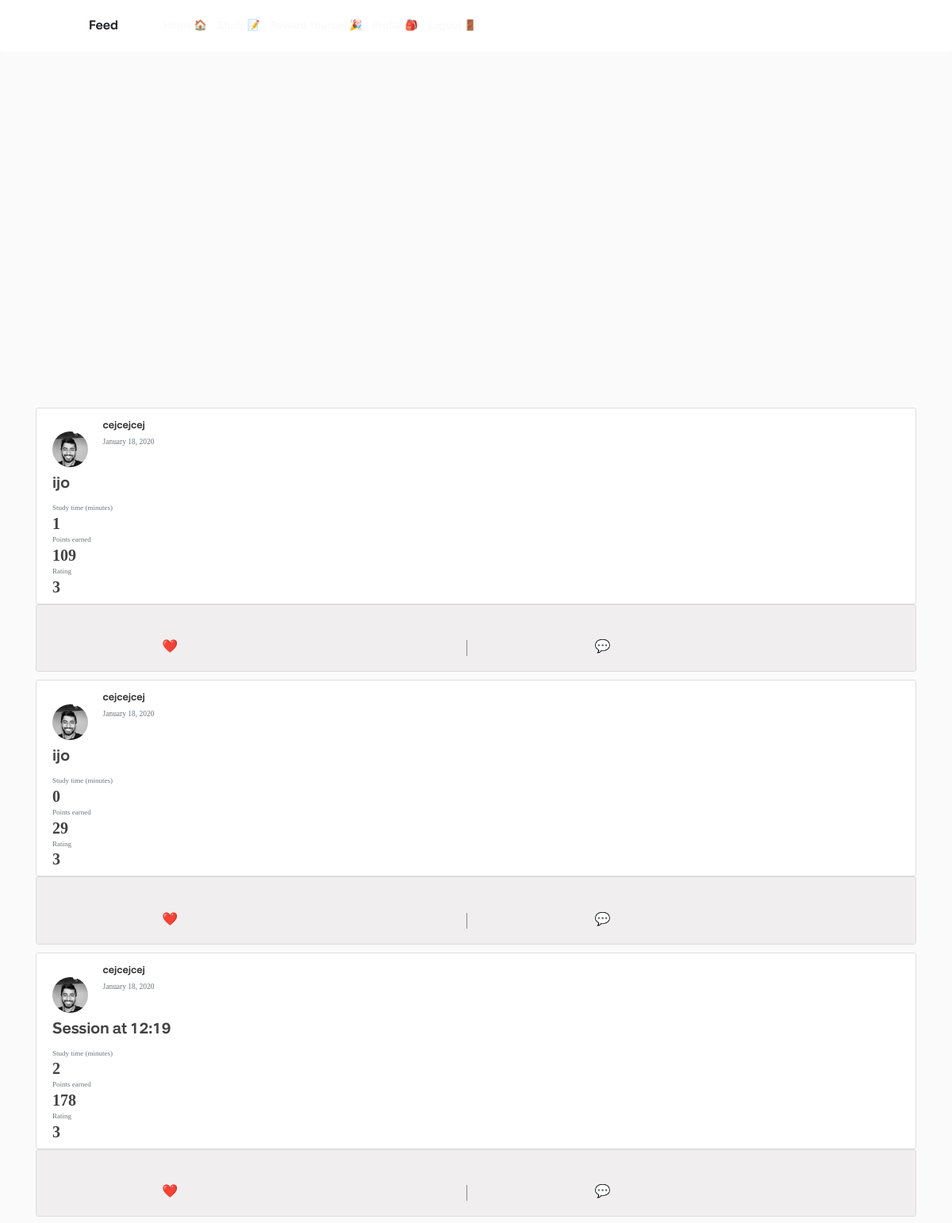
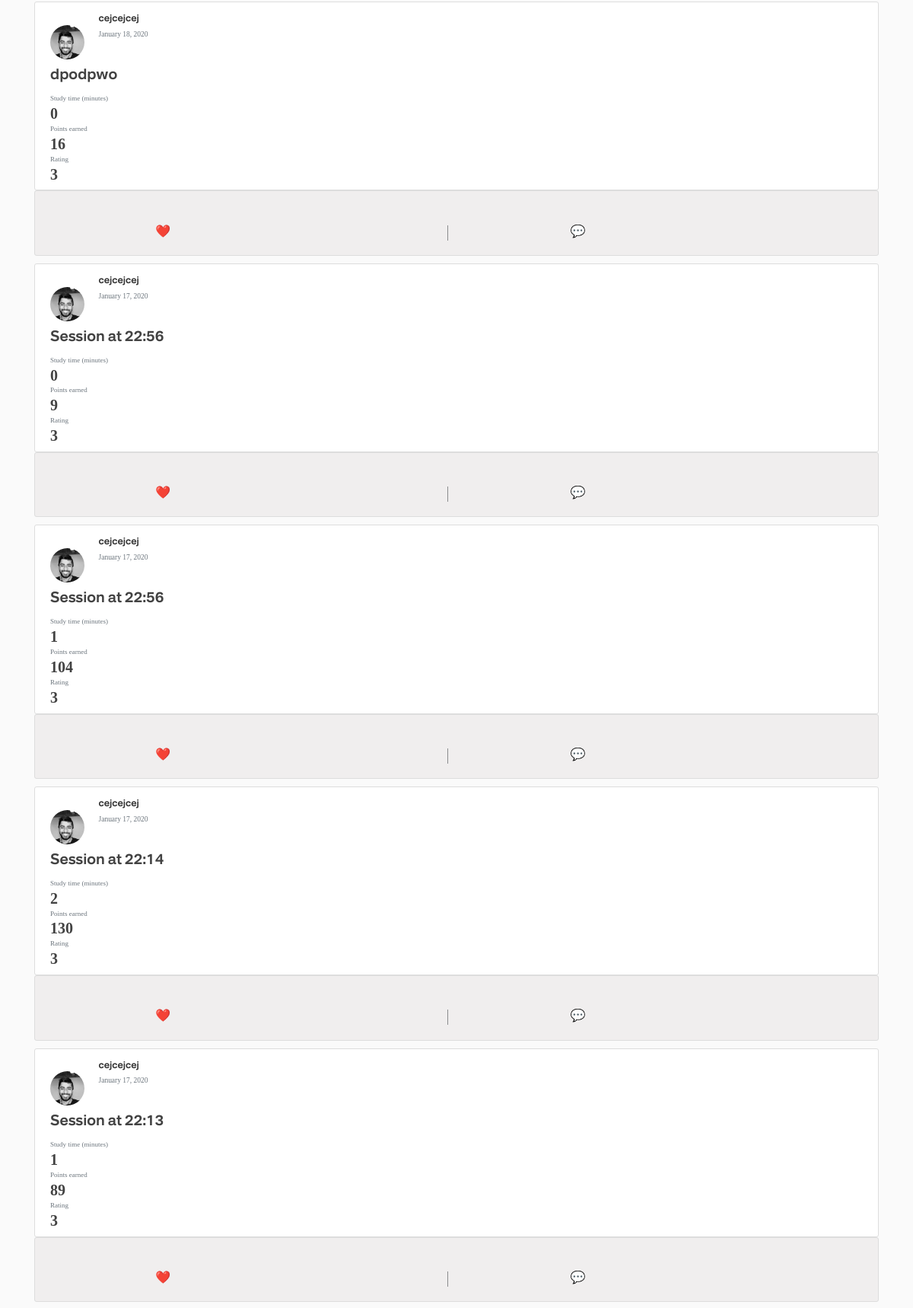
Screenshot of /rewards/purchase_rewards_100/ (signed in, upper part) with the database file from the repository (2 pictures, top to bottom).
### blog/models.py (models this page shows, shortened)
class Post(models.Model):
    objects = models.Manager()
    title = "title"
    time_studied = models.IntegerField(default=0)
    points_earned = models.IntegerField(default=20)
    date_posted = models.DateTimeField(default=timezone.now)
    author = models.ForeignKey(User, on_delete=models.CASCADE)
    user_description = models.CharField(
        default="", max_length=40
    )

### users/models.py (models this page shows, shortened)
class Profile(models.Model):
    user = models.OneToOneField(User, on_delete=models.CASCADE)
    profile_pictures = [
        "asian_student.jpeg",
        "black_and_white_photo.jpg",
        "college_student.jpeg",
        "girl_looking_sideways.jpg",
        "nerdy_guy.jpg",
        "science_student.jpeg",
        "student_sitting_on_grass.jpg",
    ]
    for i in range(len(profile_pictures)):
        profile_pictures[i] = "potential_pics/" + profile_pictures[i]
    image = models.ImageField(
        default=random.choice(profile_pictures), upload_to="profile_pics"
    )
    wallet_points = models.BigIntegerField(default=0)
    university = models.CharField(default="", max_length=35)
    subject = models.CharField(default="", max_length=35)
    def save(self, *args, **kwargs):
        super().save(*args, **kwargs)
        img = Image.open(self.image.path)
        if img.height > 300 or img.width > 300:
            output_size = (300, 300)
            img.thumbnail(output_size)
            img.save(self.image.path)

### blog/views.py (the view)
# urls.py: path('rewards/purchase_rewards_100/', views.purchase_rewards_100, name='blog-purchase_rewards-100'),
def purchase_rewards_100(request):
    profile = request.user.profile
    profile.wallet_points = request.user.profile.wallet_points - 10
    profile.save()
    return home(request)

### blog/views.py (called while the page is built)
def home(request):
    context = {"posts": Post.objects.all().order_by("-date_posted")}
    return render(request, "blog/home.html", context)

### blog/templates/blog/home.html (shortened to what this page needs)
{% extends "blog/base.html" %}
{% block content %}
<head>
</head>
{% for post in posts %}
<article class="media content-section">
  <div style="inline-block;"> <img class="rounded-circle article-img" src="{{ post.author.profile.image.url }}">
    <div style="display:inline-block;">
      <div class="media-body">
        <div class="article-metadata" <small style="font-weight:600" class="text-muted">
          {{request.session.first_name}}</small></br>
          <small class="text-muted">{{ post.date_posted|date:"F d, Y" }}</small>
        </div>
      </div>
    </div>
    <div class="media-body">
      <h2 style="font-size:20px;font-weight:600;"><a class="article-title"
          href="{% url 'post-detail' post.id %}">{{ post.user_description }}</a></h2>
      <div>
        <div class="feednotes" id="feednote">
          <p class="text-muted"> Study time (minutes)</p>
          <p style="font-weight:600;font-size:20px;" class="article-content">{{ post.time_studied }}</p>
        </div style="margin-left:">
        <div class="feednotes" id="feednote">
          <p class="text-muted"> Points earned </p>
          <p style="font-weight:600;font-size:20px;" class="article-content">{{ post.points_earned }}</p>
        </div>
        <div style="border-width:0" class="feednotes" id="feednote">
          <p class="text-muted">Rating</p>
          <p style="font-weight:600;font-size:20px;" class="article-content">3</p>
        </div>
      </div>
    </div>
</article>
<div id="likebox" style="margin-top:0px;padding-top:0px;" class="media content-section likebox">
  <div style="width:100%;padding-top:4%;">
    <div class="feednotes likes">
      &nbsp&#10084;&#65039;
    </div>
    <div class="feednotes likes" style="border-width:0px;">
      &nbsp;&#x1F4AC;
    </div>
  </div>
</div>
{% endfor %}
{% endblock content %}

### static/blog/base/main1.css (style rules this page uses)
body { background: #fafafa; color: #333333; }
h1, h2, h3, h4, h5, h6 { color: #444444; }
.content-section { background: #ffffff; padding: 10px 20px; border: 1px solid #dddddd; border-radius: 3px; }
#likebox { background-color:#eae7e79e; margin-top:0px; padding-top:0px; height: 0.157%; padding: 0px; }
.article-title { color: #424242; font-family: comment; }
.article-content { white-space: pre-line; color: #424242; font-family: number; }
.article-img { height: 45px; width: 45px; margin-right: 16px; }
.article-metadata { padding-bottom: 1px; margin-bottom: 4px; margin-top: 2px; }

### static/blog/Timer/timernew.css (style rules this page uses)
body { background: #fafafa; color: #333333; margin-top: 5rem; }

### rows the page displays
Post: author.profile.image (picture), session.first_name "cejcejcej", date_posted "January 18, 2020", user_description "ijo", time_studied "1", points_earned "109"
Post: author.profile.image (picture), session.first_name "cejcejcej", date_posted "January 18, 2020", user_description "ijo", time_studied "0", points_earned "29"
Post: author.profile.image (picture), session.first_name "cejcejcej", date_posted "January 18, 2020", user_description "Session at 12:19", time_studied "2", points_earned "178"
Post: author.profile.image (picture), session.first_name "cejcejcej", date_posted "January 18, 2020", user_description "dpodpwo", time_studied "0", points_earned "16"
Post: author.profile.image (picture), session.first_name "cejcejcej", date_posted "January 17, 2020", user_description "Session at 22:56", time_studied "0", points_earned "9"
Post: author.profile.image (picture), session.first_name "cejcejcej", date_posted "January 17, 2020", user_description "Session at 22:56", time_studied "1", points_earned "104"
Post: author.profile.image (picture), session.first_name "cejcejcej", date_posted "January 17, 2020", user_description "Session at 22:14", time_studied "2", points_earned "130"
Post: author.profile.image (picture), session.first_name "cejcejcej", date_posted "January 17, 2020", user_description "Session at 22:13", time_studied "1", points_earned "89"
